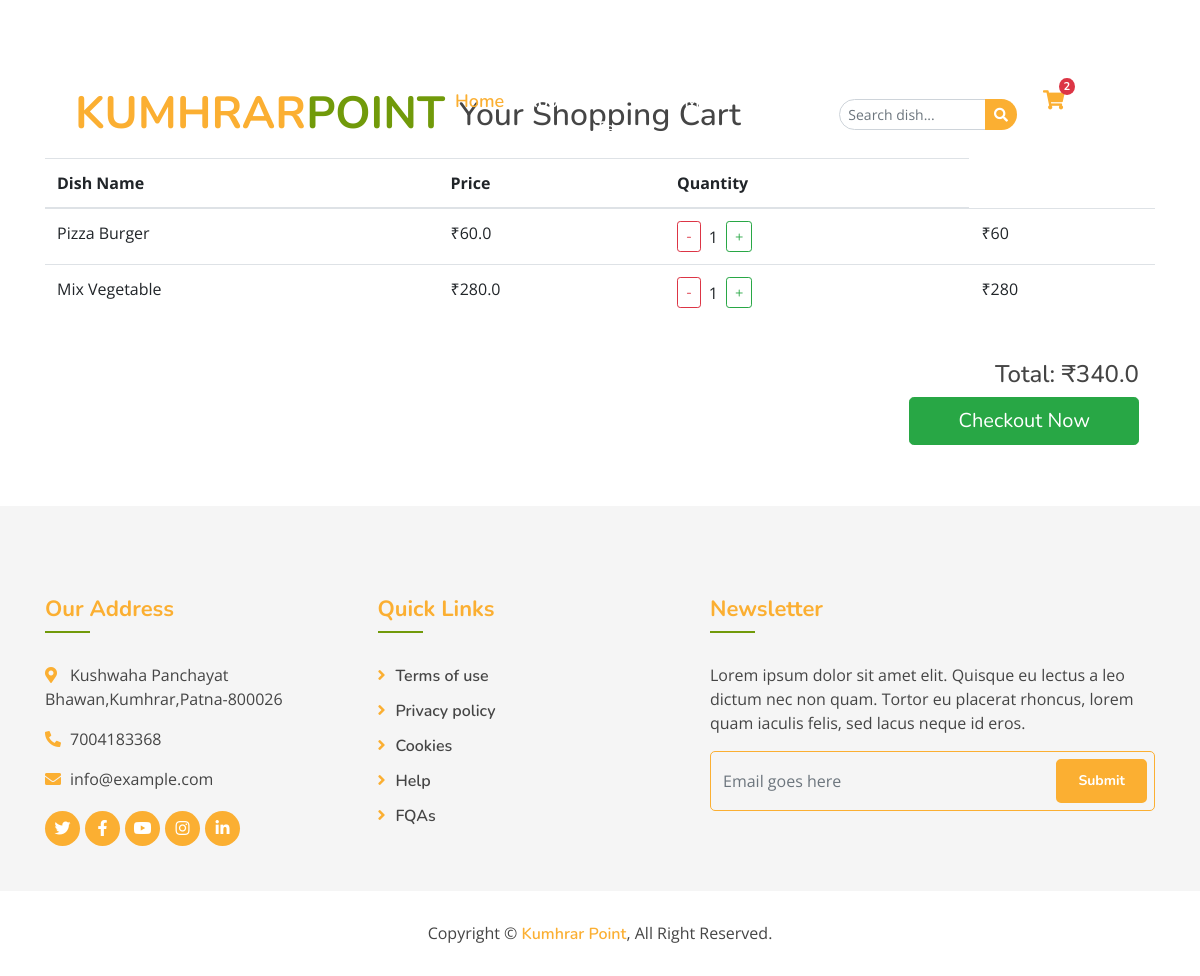
Page /cart/ (signed in) on the committed database.
### myapp/models.py (models this page shows, shortened)
class Cart(models.Model):
    user = models.ForeignKey(User, on_delete=models.CASCADE)
    dish_name = models.CharField(max_length=255)
    price = models.FloatField()
    quantity = models.PositiveIntegerField(default=1)

### myapp/views.py (the view)
# urls.py: path('cart/', views.cart_view, name='cart'),
def cart_view(request):
    items = Cart.objects.filter(user=request.user)
    total = sum(item.price * item.quantity for item in items)
    return render(request, 'cart.html', {'items': items, 'total': total})

### template/cart.html (shortened to what this page needs)
{% extends 'base.html' %}
{% block content %}
<div class="container mt-5 pt-5">
    <h2 class="text-center mb-4">Your Shopping Cart</h2>
    <table class="table">
        <thead>
            <tr>
                <th>Dish Name</th>
                <th>Price</th>
                <th>Quantity</th>
            </tr>
        </thead>
        <tbody>
    {% for item in items %}
    <tr>
        <td>{{ item.dish_name }}</td>
        <td>₹{{ item.price }}</td>
        <td>
            <div class="d-flex align-items-center">
                <a href="/reduce-quantity/{{ item.id }}" class="btn btn-sm btn-outline-danger mr-2">-</a>
                <span>{{ item.quantity }}</span>
                <a href="/add-quantity/{{ item.id }}" class="btn btn-sm btn-outline-success ml-2">+</a>
                </div>
        </td>
        <td>₹{% widthratio item.price 1 item.quantity %}</td>
    </tr>
    {% endfor %}
</tbody>
    </table>
    <div class="text-right mt-4 p-3">
    <h4>Total: ₹{{ total }}</h4>
    <a href="{% url 'checkout' %}" class="btn btn-success btn-lg px-5">Checkout Now</a>
</div>
    </div>
{% endblock %}

### template/base.html (shortened to what this page needs)
<!DOCTYPE html>
{% load static %}
<html lang="en">
    <head>
        <link href="https://stackpath.bootstrapcdn.com/bootstrap/4.4.1/css/bootstrap.min.css" rel="stylesheet">
        <link href="https://cdnjs.cloudflare.com/ajax/libs/font-awesome/5.10.0/css/all.min.css" rel="stylesheet">
        <link href="/static/lib/animate/animate.min.css" rel="stylesheet">
        <link href="/static/lib/owlcarousel/assets/owl.carousel.min.css" rel="stylesheet">
        <link href="/static/lib/flaticon/font/flaticon.css" rel="stylesheet">
        <link href="/static/lib/tempusdominus/css/tempusdominus-bootstrap-4.min.css" rel="stylesheet" />
        <link href="/static/css/style.css" rel="stylesheet">
    </head>
    <body>
        <div class="navbar navbar-expand-lg bg-light navbar-light">
            <div class="container-fluid">
                <a href="{% url 'index' %}" class="navbar-brand">KUMHRAR<span>POINT</span></a>
                <div class="collapse navbar-collapse justify-content-between" id="navbarCollapse">
                    <div class="navbar-nav mx-auto">
                        <a href="{% url 'index' %}" class="nav-item nav-link active">Home</a>
                        <a href="{% url 'about' %}" class="nav-item nav-link">About</a>
                        <a href="{% url 'team' %}" class="nav-item nav-link">Our Team</a>
                        <a href="{% url 'all_dishes' %}" class="nav-item nav-link">Menu</a>
                        <a href="{% url 'contact' %}" class="nav-item nav-link">Contact</a>
                        <form action="/search/" method="GET" class="d-flex align-items-center ml-lg-3 mt-2 mt-lg-0">
    <div class="input-group">
        <input type="text" name="q" class="form-control form-control-sm" placeholder="Search dish..." style="border-radius: 20px 0 0 20px;">
        <div class="input-group-append">
            <button class="btn btn-sm btn-custom" type="submit" style="border-radius: 0 20px 20px 0; background: #fbaf32; color: #fff;">
                <i class="fa fa-search"></i>
            </button>
        </div>
    </div>
</form>
<a href="{% url 'cart' %}" class="nav-item nav-link ml-lg-3" style="position: relative;">
    <i class="fas fa-shopping-cart" style="font-size: 1.2rem; color: #fbaf32;"></i>
    <span class="badge badge-danger" style="position: absolute; top: 0; right: 0; border-radius: 50%; font-size: 0.7rem;">
        {% if request.user.is_authenticated %}
            {{ request.user.cart_set.count }}
        {% else %}
            0
        {% endif %}
    </span>
</a>
                        {% if user.is_authenticated %}
                        <div class="nav-item dropdown">
                            <a href="#" class="nav-link dropdown-toggle" data-toggle="dropdown"><i class="fas fa-user"></i></a>
                        </div>
                        {% else %}
                        <a href="{% url 'register' %}" class="nav-link" ><i class="fas fa-user"></i></a>
                        {% endif %}
                    </div>
                </div>
            </div>
        </div>
        {% block content %}
        {% endblock %}
        <div class="footer">
            <div class="container">
                <div class="row">
                    <div class="col-lg-7">
                        <div class="row">
                            <div class="col-md-6">
                                <div class="footer-contact">
                                    <h2>Our Address</h2>
                                    <p><i class="fa fa-map-marker-alt"></i>Kushwaha Panchayat Bhawan,Kumhrar,Patna-800026</p>
                                    <p><i class="fa fa-phone-alt"></i>7004183368</p>
                                    <p><i class="fa fa-envelope"></i>info@example.com</p>
                                    <div class="footer-social">
                                        <a href=""><i class="fab fa-twitter"></i></a>
                                        <a href="https://www.facebook.com/SachTechSol/" target="_blank"><i class="fab fa-facebook-f"></i></a>
                                        <a href=""><i class="fab fa-youtube"></i></a>
                                        <a href=""><i class="fab fa-instagram"></i></a>
                                        <a href=""><i class="fab fa-linkedin-in"></i></a>
                                    </div>
                                </div>
                            </div>
                            <div class="col-md-6">
                                <div class="footer-link">
                                    <h2>Quick Links</h2>
                                    <a href="">Terms of use</a>
                                    <a href="">Privacy policy</a>
                                    <a href="">Cookies</a>
                                    <a href="">Help</a>
                                    <a href="">FQAs</a>
                                </div>
                            </div>
                        </div>
                    </div>
                    <div class="col-lg-5">
                        <div class="footer-newsletter">
                            <h2>Newsletter</h2>
                            <p>
                                Lorem ipsum dolor sit amet elit. Quisque eu lectus a leo dictum nec non quam. Tortor eu placerat rhoncus, lorem quam iaculis felis, sed lacus neque id eros.
                            </p>
                            <div class="form">
                                <input class="form-control" placeholder="Email goes here">
                                <button class="btn custom-btn">Submit</button>
                            </div>
                        </div>
                    </div>
                </div>
            </div>
            <div class="copyright">
                <div class="container">
                    <p>Copyright &copy; <a href="#">Kumhrar Point</a>, All Right Reserved.</p>
                </div>
            </div>
        </div>
    </body>
</html>

### static/css/style.css (style rules this page uses)
body { color: #757575; background: #ffffff; font-family: 'open sans', sans-serif; }
html, body { height: 100%; margin: 0; padding: 0; }
h1, h2, h3, h4, h5, h6 { color: #454545; font-family: 'Nunito', sans-serif; }
a { font-family: 'Nunito', sans-serif; font-weight: 600; color: #fbaf32; transition: .3s; }
.btn.custom-btn { padding: 12px 25px; font-family: 'Nunito', sans-serif; font-size: 16px; font-weight: 600; color: #ffffff; background: #fbaf32; border: 2px solid #fbaf32; border-radius: 5px; transition: .5s; }
.container-fluid { width: 100%; }
.navbar { position: relative; transition: .5s; z-index: 999; }
.navbar .navbar-brand { margin: 0; color: #ffb302; font-size: 45px; line-height: 0px; font-weight: 700; font-family: 'Nunito', sans-serif; transition: .5s; }
.navbar .navbar-brand span { color: #719a0a; }
@media (min-width: 992px) { .navbar { position: absolute; width: 100%; padding: 30px 60px; background: transparent !important; z-index: 9; } }
@media (min-width: 992px) { .navbar .navbar-brand { color: #fbaf32; } }
@media (min-width: 992px) { .navbar-light .navbar-nav .nav-link, .navbar-light .navbar-nav .nav-link:focus { padding: 10px 10px 8px 10px; font-family: 'Nunito', sans-serif; font-size: 18px; font-weight: 600; color:#ffffff; } }
@media (min-width: 992px) { .navbar-light .navbar-nav .nav-link:hover, .navbar-light .navbar-nav .nav-link.active { color: #fbaf32; } }
.footer { position: relative; margin-top: 45px; padding-top: 90px; background: rgba(0, 0, 0, .04); }
.footer .footer-contact, .footer .footer-link, .footer .footer-newsletter { position: relative; margin-bottom: 45px; color: #454545; }
.footer .footer-contact h2, .footer .footer-link h2, .footer .footer-newsletter h2 { position: relative; margin-bottom: 30px; padding-bottom: 10px; font-size: 22px; font-weight: 700; color: #fbaf32; }
.footer .footer-contact h2::after, .footer .footer-link h2::after, .footer .footer-newsletter h2::after { position: absolute; content: ""; width: 45px; height: 2px; bottom: 0; left: 0; background: #719a0a; }
.footer .footer-link a { display: block; margin-bottom: 10px; color: #454545; transition: .3s; }
.footer .footer-link a::before { position: relative; content: "\f105"; font-family: "Font Awesome 5 Free"; font-weight: 900; margin-right: 10px; color: #fbaf32; }
.footer .footer-contact p i { width: 25px; color: #fbaf32; }
.footer .footer-social { position: relative; margin-top: 20px; display: flex; }
.footer .footer-social a { display: inline-block; margin-right: 5px; width: 35px; height: 35px; display: flex; align-items: center; justify-content: center; background: #fbaf32; border-radius: 35px; font-size: 16px; color: #ffffff; }
.footer .footer-social a:last-child { margin: 0; }
.footer .footer-newsletter .form { position: relative; width: 100%; }
.footer .footer-newsletter input { height: 60px; background: transparent; border: 1px solid #fbaf32; border-radius: 5px; }
.footer .footer-newsletter .btn { position: absolute; top: 8px; right: 8px; height: 44px; padding: 8px 20px; font-size: 14px; font-weight: 700; }
.footer .copyright { position: relative; width: 100%; padding: 30px 0; text-align: center; background: #ffffff; }
.footer .copyright p { margin: 0; display: inline-block; color: #454545; }
.footer .copyright p a { color: #fbaf32; }

### rows in the picture
Cart: dish_name "Pizza Burger", price "60.0", quantity "1", price+quantity "60"
Cart: dish_name "Mix Vegetable", price "280.0", quantity "1", price+quantity "280"

### other values in the picture
{{ request.user.cart_set.count }} "2"
{{ total }} "340.0"
